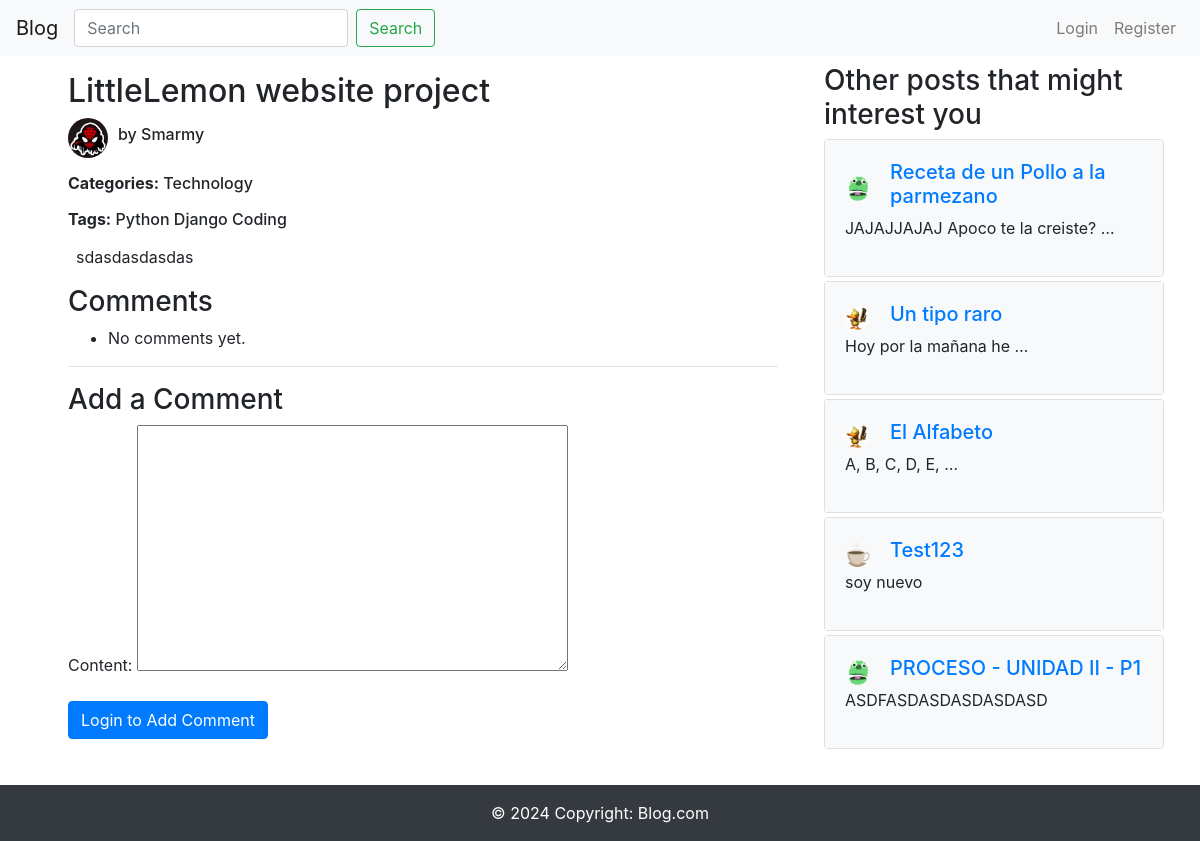
Page /post/23/ on the earlier database version.
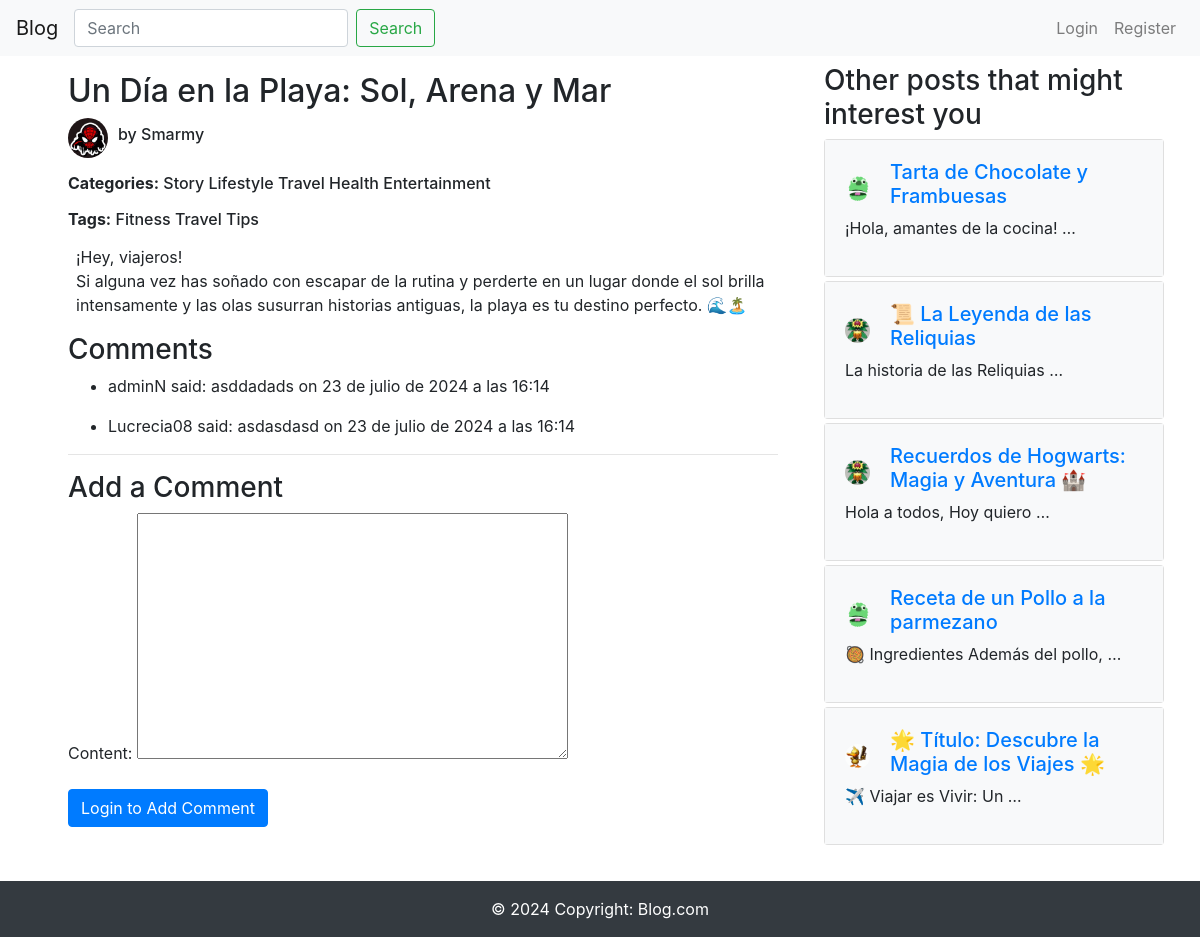
Same page on the later database version.
### app/models.py (models this page shows, shortened)
class Post(models.Model):
    title = models.CharField(max_length=200)
    content = models.TextField()
    categories = models.ManyToManyField(Category, related_name='posts')
    tags = models.ManyToManyField(Tag, related_name='posts')
    date_posted = models.DateTimeField(default=timezone.now)
    author = models.ForeignKey(User, on_delete=models.CASCADE)

class Category(models.Model):
    name = models.CharField(max_length=100)

class Tag(models.Model):
    name = models.CharField(max_length=100)

class Profile(models.Model):
    user = models.OneToOneField(User, on_delete=models.CASCADE)
    image = models.ImageField(default='default.png', upload_to='profile_pics')

class Comment(models.Model):
    post = models.ForeignKey(Post, related_name='comments', on_delete=models.CASCADE)
    author = models.ForeignKey(User, on_delete=models.CASCADE)
    content = models.TextField()
    date_posted = models.DateTimeField(auto_now_add=True)

### app/views.py (the view, shortened to what this page needs)
# urls.py: path('post/<int:pk>/', PostDetailView.as_view(), name='post-detail'),
class PostDetailView(DetailView):
    model = Post
    template_name = 'blog/post_detail.html'
    def get_context_data(self, **kwargs):
        context = super().get_context_data(**kwargs)
        context['comments'] = Comment.objects.filter(post=self.object).order_by('date_posted')
        context['comment_form'] = CommentForm()
        context['related_posts'] = Post.objects.exclude(pk=self.object.pk).order_by('-date_posted')[:5]
        return context

### app/forms.py
class CommentForm(forms.ModelForm):
    class Meta:
        model = Comment
        fields = ['content']

### app/templates/blog/post_detail.html (shortened to what this page needs)
{% extends "base.html" %}
{% block content %}
<div class="d-flex">
  <div class="col-md-8 m-2">
    <div class="d-flex mt-2 justify-content-between align-items-center">
      <h2>{{ post.title }}</h2>
    </div>
    <div class="justify-content-between align-items-center">
      <div class="d-flex align-items-center">
        <img src="{{ post.author.profile.image.url }}" class="rounded-circle" alt="Profile Picture"
          style="width: 40px; height: 40px; object-fit: cover; margin-right: 10px;">
        <h6>by {{ post.author }}</h6>
      </div>
      <p>
      <h6><b>Categories:</b>
        {% for category in post.categories.all %}
        {{ category.name }}
        {% endfor %}</h6>
      </p>
      <p>
      <h6><b>Tags:</b>
        {% for tag in post.tags.all %}
        {{ tag.name }}
        {% endfor %}</h6>
      </p>
    </div>
    <div class="m-2">
      <p>{{ post.content|linebreaks }}</p>
    </div>
    <h3>Comments</h3>
    <ul>
      {% for comment in comments %}
      <li>
        <p>{{ comment.author }} said: {{ comment.content }} on {{ comment.date_posted }}</p>
      </li>
      {% empty %}
      <li>No comments yet.</li>
      {% endfor %}
    </ul>
    <hr>
    <h3>Add a Comment</h3>
    <form method="post">
      {{ comment_form.as_p }}
      {% if user.is_authenticated %}
        <button type="submit" class="btn btn-primary">Add Comment</button>
      {% else %}
        <a class="btn btn-primary" type="button" href="{% url 'login' %}">Login to Add Comment</a>
      {% endif %}
    </form>
  </div>
  <div class="col-md-4 m-2">
    <h3>Other posts that might interest you</h3>
    {% for related_post in related_posts %}
    <div class="card mb-1">
      <div class="card-body bg-light">
        <div class="d-flex align-items-center">
          <img src="{{ related_post.author.profile.image.url }}" class="rounded-circle" alt="Profile Picture"
            style="width: 25px; height: 25px; object-fit: cover; margin-right: 20px;">
          <h5><a href="{% url 'post-detail' related_post.pk %}">{{ related_post.title }}</a></h5>
        </div>
        <p>{{ related_post.content|truncatewords:5 }}</p>
      </div>
    </div>
    {% endfor %}
  </div>
</div>
{% endblock %}

Differences in the rows shown:
no longer on this page (row unchanged): Category: name "Technology"
no longer on this page (row unchanged): Tag: name "Python"
no longer on this page (row unchanged): Tag: name "Django"
no longer on this page (row unchanged): Tag: name "Coding"
no longer on this page (row edited): Post: author.profile.image (picture), title "El Alfabeto", content "A, B, C, D, E, …"
no longer on this page (row unchanged): Post: author.profile.image (picture), title "Test123", content "soy nuevo"
removed Post: author.profile.image (picture), title "PROCESO - UNIDAD II - P1", content "ASDFASDASDASDASDASD"
changed Post "Smarmy": title "LittleLemon website project" → "Un Día en la Playa: Sol, Arena y Mar"; content "sdasdasdasdas" → "¡Hey, viajeros! Si alguna vez has soñado con escapar de la rutina y perderte en un lugar donde el sol brilla intensamente y las olas susurran historias antiguas, la playa es tu destino perfecto. 🌊🏝️"
now on this page (row unchanged): Category: name "Story"
now on this page (row unchanged): Category: name "Lifestyle"
now on this page (row unchanged): Category: name "Travel"
now on this page (row unchanged): Category: name "Health"
now on this page (row unchanged): Category: name "Entertainment"
now on this page (row unchanged): Tag: name "Fitness"
now on this page (row unchanged): Tag: name "Travel Tips"
added Comment: author "adminN", content "asddadads", date_posted "23 de julio de 2024 a las 16:14"
added Comment: author "Lucrecia08", content "asdasdasd", date_posted "23 de julio de 2024 a las 16:14"
added Post: author.profile.image (picture), title "Tarta de Chocolate y Frambuesas", content "¡Hola, amantes de la cocina! …"
added Post: author.profile.image (picture), title "📜 La Leyenda de las Reliquias", content "La historia de las Reliquias …"
added Post: author.profile.image (picture), title "Recuerdos de Hogwarts: Magia y Aventura 🏰", content "Hola a todos, Hoy quiero …"
changed Post "Receta de un Pollo a la parmezano": content "JAJAJJAJAJ Apoco te la creiste? …" → "🥘 Ingredientes Además del pollo, …"
changed Post: title "Un tipo raro" → "🌟 Título: Descubre la Magia de los Viajes 🌟"; content "Hoy por la mañana he …" → "✈️ Viajar es Vivir: Un …"
Other differences:
text no longer shown: "No comments yet."
